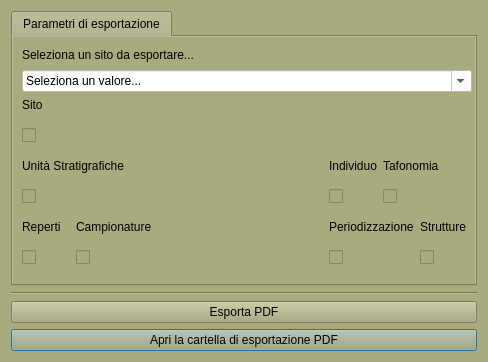
<?xml version="1.0" encoding="UTF-8"?>
<ui version="4.0">
 <class>Dialog_pdf_exp</class>
 <widget class="QDialog" name="Dialog_pdf_exp">
  <property name="windowModality">
   <enum>Qt::NonModal</enum>
  </property>
  <property name="enabled">
   <bool>true</bool>
  </property>
  <property name="geometry">
   <rect>
    <x>0</x>
    <y>0</y>
    <width>488</width>
    <height>362</height>
   </rect>
  </property>
  <property name="minimumSize">
   <size>
    <width>300</width>
    <height>279</height>
   </size>
  </property>
  <property name="maximumSize">
   <size>
    <width>488</width>
    <height>362</height>
   </size>
  </property>
  <property name="cursor">
   <cursorShape>PointingHandCursor</cursorShape>
  </property>
  <property name="windowTitle">
   <string>Impostazioni del sistema</string>
  </property>
  <property name="windowIcon">
   <iconset resource="resources.qrc">
    <normaloff>:/images/directoryExp.png</normaloff>:/images/directoryExp.png</iconset>
  </property>
  <property name="styleSheet">
   <string notr="true">background-color: rgb(170, 170, 127);</string>
  </property>
  <layout class="QGridLayout" name="gridLayout_2">
   <item row="8" column="0">
    <widget class="QPushButton" name="pushButton_open_dir">
     <property name="text">
      <string>Apri la cartella di esportazione PDF</string>
     </property>
     <property name="icon">
      <iconset resource="resources.qrc">
       <normaloff>:/images/directoryExp.png</normaloff>:/images/directoryExp.png</iconset>
     </property>
    </widget>
   </item>
   <item row="5" column="0">
    <widget class="QTabWidget" name="tabWidget">
     <property name="sizePolicy">
      <sizepolicy hsizetype="Expanding" vsizetype="Expanding">
       <horstretch>200</horstretch>
       <verstretch>200</verstretch>
      </sizepolicy>
     </property>
     <property name="minimumSize">
      <size>
       <width>0</width>
       <height>275</height>
      </size>
     </property>
     <property name="maximumSize">
      <size>
       <width>16777215</width>
       <height>275</height>
      </size>
     </property>
     <property name="currentIndex">
      <number>0</number>
     </property>
     <widget class="QWidget" name="tab">
      <attribute name="title">
       <string>Parametri di esportazione</string>
      </attribute>
      <layout class="QGridLayout" name="gridLayout">
       <item row="0" column="0" colspan="4">
        <widget class="QLabel" name="label">
         <property name="text">
          <string>Seleziona un sito da esportare...</string>
         </property>
        </widget>
       </item>
       <item row="1" column="0" colspan="7">
        <widget class="QComboBox" name="comboBox_sito">
         <property name="enabled">
          <bool>true</bool>
         </property>
         <property name="minimumSize">
          <size>
           <width>450</width>
           <height>20</height>
          </size>
         </property>
         <property name="mouseTracking">
          <bool>false</bool>
         </property>
         <property name="contextMenuPolicy">
          <enum>Qt::DefaultContextMenu</enum>
         </property>
         <property name="acceptDrops">
          <bool>false</bool>
         </property>
         <property name="styleSheet">
          <string notr="true">background-color: rgb(255, 255, 255);</string>
         </property>
         <property name="editable">
          <bool>true</bool>
         </property>
         <property name="duplicatesEnabled">
          <bool>false</bool>
         </property>
         <property name="frame">
          <bool>true</bool>
         </property>
         <item>
          <property name="text">
           <string>Seleziona un valore...</string>
          </property>
         </item>
        </widget>
       </item>
       <item row="2" column="0">
        <layout class="QVBoxLayout" name="verticalLayout">
         <item>
          <widget class="QLabel" name="label_2">
           <property name="text">
            <string>Sito</string>
           </property>
          </widget>
         </item>
         <item>
          <widget class="QCheckBox" name="checkBox_site">
           <property name="minimumSize">
            <size>
             <width>0</width>
             <height>35</height>
            </size>
           </property>
           <property name="toolTip">
            <string>Scheda US</string>
           </property>
           <property name="text">
            <string/>
           </property>
           <property name="icon">
            <iconset resource="resources.qrc">
             <normaloff>:/images/iconSite.png</normaloff>:/images/iconSite.png</iconset>
           </property>
           <property name="iconSize">
            <size>
             <width>30</width>
             <height>30</height>
            </size>
           </property>
          </widget>
         </item>
        </layout>
       </item>
       <item row="2" column="1" colspan="6">
        <spacer name="horizontalSpacer_3">
         <property name="orientation">
          <enum>Qt::Horizontal</enum>
         </property>
         <property name="sizeHint" stdset="0">
          <size>
           <width>378</width>
           <height>20</height>
          </size>
         </property>
        </spacer>
       </item>
       <item row="3" column="0" colspan="2">
        <layout class="QVBoxLayout" name="verticalLayout_2">
         <item>
          <widget class="QLabel" name="label_3">
           <property name="text">
            <string>Unità Stratigrafiche</string>
           </property>
          </widget>
         </item>
         <item>
          <widget class="QCheckBox" name="checkBox_US">
           <property name="minimumSize">
            <size>
             <width>0</width>
             <height>35</height>
            </size>
           </property>
           <property name="toolTip">
            <string>Scheda US</string>
           </property>
           <property name="text">
            <string/>
           </property>
           <property name="icon">
            <iconset resource="resources.qrc">
             <normaloff>:/images/iconPAI.png</normaloff>:/images/iconPAI.png</iconset>
           </property>
           <property name="iconSize">
            <size>
             <width>30</width>
             <height>30</height>
            </size>
           </property>
          </widget>
         </item>
        </layout>
       </item>
       <item row="3" column="2" colspan="2">
        <spacer name="horizontalSpacer_2">
         <property name="orientation">
          <enum>Qt::Horizontal</enum>
         </property>
         <property name="sizeHint" stdset="0">
          <size>
           <width>194</width>
           <height>20</height>
          </size>
         </property>
        </spacer>
       </item>
       <item row="3" column="4">
        <layout class="QVBoxLayout" name="verticalLayout_3">
         <item>
          <widget class="QLabel" name="label_4">
           <property name="text">
            <string>Individuo</string>
           </property>
          </widget>
         </item>
         <item>
          <widget class="QCheckBox" name="checkBox_individui">
           <property name="minimumSize">
            <size>
             <width>0</width>
             <height>35</height>
            </size>
           </property>
           <property name="toolTip">
            <string>Individui</string>
           </property>
           <property name="text">
            <string/>
           </property>
           <property name="icon">
            <iconset resource="resources.qrc">
             <normaloff>:/images/iconIND.png</normaloff>:/images/iconIND.png</iconset>
           </property>
           <property name="iconSize">
            <size>
             <width>30</width>
             <height>30</height>
            </size>
           </property>
          </widget>
         </item>
        </layout>
       </item>
       <item row="3" column="5" colspan="2">
        <layout class="QVBoxLayout" name="verticalLayout_6">
         <item>
          <widget class="QLabel" name="label_7">
           <property name="text">
            <string>Tafonomia</string>
           </property>
          </widget>
         </item>
         <item>
          <widget class="QCheckBox" name="checkBox_tafonomia">
           <property name="minimumSize">
            <size>
             <width>0</width>
             <height>35</height>
            </size>
           </property>
           <property name="toolTip">
            <string>Tafonomia</string>
           </property>
           <property name="text">
            <string/>
           </property>
           <property name="icon">
            <iconset resource="resources.qrc">
             <normaloff>:/images/iconGrave.png</normaloff>:/images/iconGrave.png</iconset>
           </property>
           <property name="iconSize">
            <size>
             <width>30</width>
             <height>30</height>
            </size>
           </property>
           <property name="tristate">
            <bool>false</bool>
           </property>
          </widget>
         </item>
        </layout>
       </item>
       <item row="4" column="0">
        <layout class="QVBoxLayout" name="verticalLayout_4">
         <item>
          <widget class="QLabel" name="label_5">
           <property name="text">
            <string>Reperti</string>
           </property>
          </widget>
         </item>
         <item>
          <widget class="QCheckBox" name="checkBox_reperti">
           <property name="minimumSize">
            <size>
             <width>0</width>
             <height>35</height>
            </size>
           </property>
           <property name="toolTip">
            <string>Inventario Materiali</string>
           </property>
           <property name="text">
            <string/>
           </property>
           <property name="icon">
            <iconset resource="resources.qrc">
             <normaloff>:/images/finds.png</normaloff>:/images/finds.png</iconset>
           </property>
           <property name="iconSize">
            <size>
             <width>30</width>
             <height>30</height>
            </size>
           </property>
          </widget>
         </item>
        </layout>
       </item>
       <item row="4" column="1" colspan="2">
        <layout class="QVBoxLayout" name="verticalLayout_5">
         <item>
          <widget class="QLabel" name="label_6">
           <property name="text">
            <string>Campionature</string>
           </property>
          </widget>
         </item>
         <item>
          <widget class="QCheckBox" name="checkBox_campioni">
           <property name="minimumSize">
            <size>
             <width>0</width>
             <height>35</height>
            </size>
           </property>
           <property name="toolTip">
            <string>Tafonomia</string>
           </property>
           <property name="text">
            <string/>
           </property>
           <property name="icon">
            <iconset resource="resources.qrc">
             <normaloff>:/images/champion.png</normaloff>:/images/champion.png</iconset>
           </property>
           <property name="iconSize">
            <size>
             <width>30</width>
             <height>30</height>
            </size>
           </property>
           <property name="tristate">
            <bool>false</bool>
           </property>
          </widget>
         </item>
        </layout>
       </item>
       <item row="4" column="3">
        <spacer name="horizontalSpacer">
         <property name="orientation">
          <enum>Qt::Horizontal</enum>
         </property>
         <property name="sizeHint" stdset="0">
          <size>
           <width>157</width>
           <height>20</height>
          </size>
         </property>
        </spacer>
       </item>
       <item row="4" column="4" colspan="2">
        <layout class="QVBoxLayout" name="verticalLayout_8">
         <item>
          <widget class="QLabel" name="label_9">
           <property name="text">
            <string>Periodizzazione</string>
           </property>
          </widget>
         </item>
         <item>
          <widget class="QCheckBox" name="checkBox_periodo">
           <property name="minimumSize">
            <size>
             <width>0</width>
             <height>35</height>
            </size>
           </property>
           <property name="toolTip">
            <string>Periodizzazione</string>
           </property>
           <property name="text">
            <string/>
           </property>
           <property name="icon">
            <iconset resource="resources.qrc">
             <normaloff>:/images/iconPER.png</normaloff>:/images/iconPER.png</iconset>
           </property>
           <property name="iconSize">
            <size>
             <width>30</width>
             <height>30</height>
            </size>
           </property>
          </widget>
         </item>
        </layout>
       </item>
       <item row="4" column="6">
        <layout class="QVBoxLayout" name="verticalLayout_7">
         <item>
          <widget class="QLabel" name="label_8">
           <property name="text">
            <string>Strutture</string>
           </property>
          </widget>
         </item>
         <item>
          <widget class="QCheckBox" name="checkBox_struttura">
           <property name="minimumSize">
            <size>
             <width>0</width>
             <height>35</height>
            </size>
           </property>
           <property name="toolTip">
            <string>Strutture</string>
           </property>
           <property name="autoFillBackground">
            <bool>false</bool>
           </property>
           <property name="text">
            <string/>
           </property>
           <property name="icon">
            <iconset resource="resources.qrc">
             <normaloff>:/images/iconStrutt.png</normaloff>:/images/iconStrutt.png</iconset>
           </property>
           <property name="iconSize">
            <size>
             <width>30</width>
             <height>30</height>
            </size>
           </property>
           <property name="autoRepeatInterval">
            <number>100</number>
           </property>
           <property name="tristate">
            <bool>false</bool>
           </property>
          </widget>
         </item>
        </layout>
       </item>
      </layout>
     </widget>
    </widget>
   </item>
   <item row="7" column="0">
    <widget class="QPushButton" name="pushButton_exp_pdf">
     <property name="text">
      <string>Esporta PDF</string>
     </property>
     <property name="icon">
      <iconset>
       <normaloff>:/images/pdf-icon.jpg</normaloff>:/images/pdf-icon.jpg</iconset>
     </property>
    </widget>
   </item>
   <item row="6" column="0">
    <widget class="Line" name="line">
     <property name="orientation">
      <enum>Qt::Horizontal</enum>
     </property>
    </widget>
   </item>
  </layout>
 </widget>
 <resources>
  <include location="resources.qrc"/>
 </resources>
 <connections/>
</ui>
